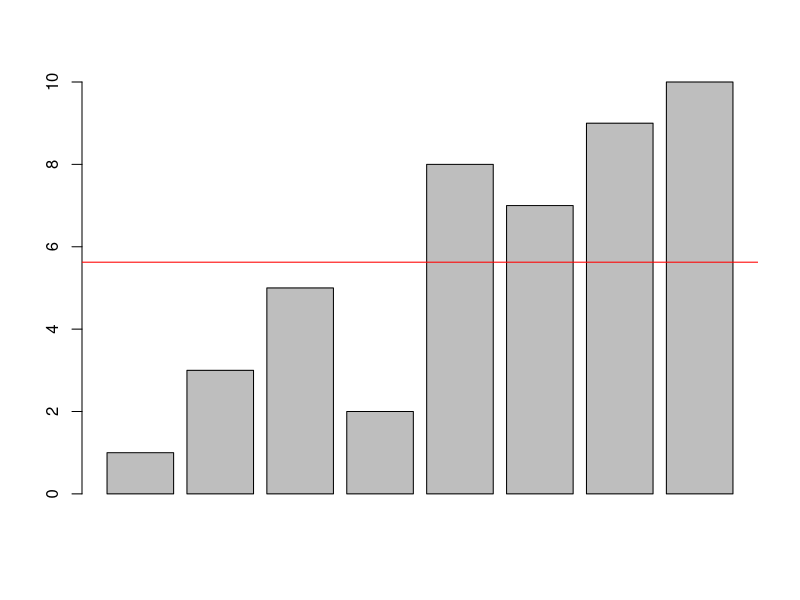
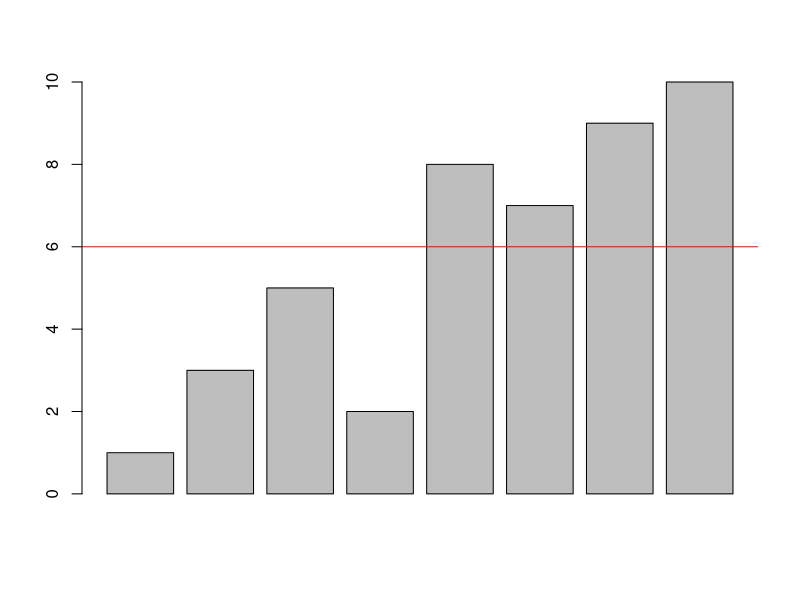
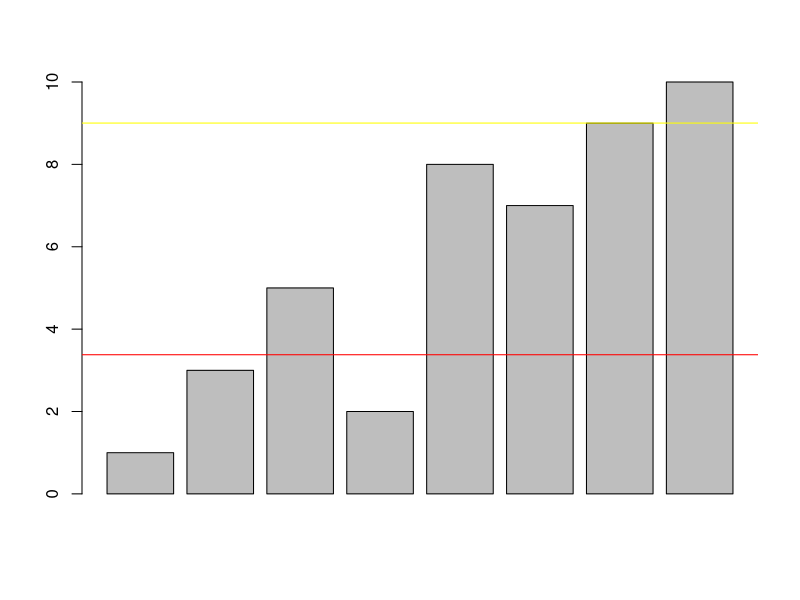

The R source for these figures, in order:
#mean
numbers<-c(1,3,5,2,8,7,9,10)
mean(numbers)
barplot(numbers)
abline(h=mean(numbers),col="red")


#median
numbers<-c(1,3,5,2,8,7,9,10)
median(numbers)
barplot(numbers)
abline(h=median(numbers),col="red")

#standars deviation
numbers<-c(1,3,5,2,8,7,9,10)
deviation<-sd(numbers)
deviation
barplot(numbers)
abline(h=sd(numbers),col="red")
abline(h=sd(numbers)+mean(numbers),col="Yellow")


#mode
getmode <- function(v) {
  uniqv <- unique(v)
  uniqv[which.max(tabulate(match(v, uniqv)))]
}

v <- c(2,1,2,3,1,2,3,4,1,5,5,3,2,3)
result <- getmode(v)
print(result)




